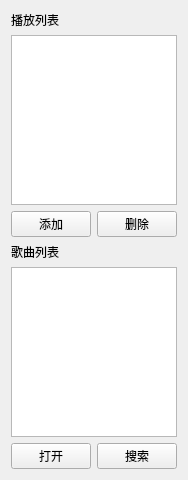
<?xml version="1.0" encoding="UTF-8"?>
<ui version="4.0">
 <class>PlaylistView</class>
 <widget class="QWidget" name="PlaylistView">
  <property name="geometry">
   <rect>
    <x>0</x>
    <y>0</y>
    <width>170</width>
    <height>480</height>
   </rect>
  </property>
  <property name="windowTitle">
   <string>Form</string>
  </property>
  <layout class="QVBoxLayout" name="verticalLayout">
   <item>
    <widget class="QLabel" name="playlistLabel">
     <property name="text">
      <string>播放列表</string>
     </property>
    </widget>
   </item>
   <item>
    <widget class="QListView" name="playlistView">
     <property name="editTriggers">
      <set>QAbstractItemView::EditKeyPressed</set>
     </property>
    </widget>
   </item>
   <item>
    <layout class="QHBoxLayout" name="horizontalLayout">
     <item>
      <widget class="QPushButton" name="addPlaylistButton">
       <property name="text">
        <string>添加</string>
       </property>
      </widget>
     </item>
     <item>
      <widget class="QPushButton" name="deletePlaylistButton">
       <property name="text">
        <string>删除</string>
       </property>
      </widget>
     </item>
    </layout>
   </item>
   <item>
    <widget class="QLabel" name="songsLabel">
     <property name="text">
      <string>歌曲列表</string>
     </property>
    </widget>
   </item>
   <item>
    <widget class="QListView" name="songListView">
     <property name="editTriggers">
      <set>QAbstractItemView::NoEditTriggers</set>
     </property>
    </widget>
   </item>
   <item>
    <layout class="QHBoxLayout" name="horizontalLayout_2">
     <item>
      <widget class="QPushButton" name="openDirButton">
       <property name="text">
        <string>打开</string>
       </property>
      </widget>
     </item>
     <item>
      <widget class="QPushButton" name="searchButton">
       <property name="text">
        <string>搜索</string>
       </property>
      </widget>
     </item>
    </layout>
   </item>
  </layout>
 </widget>
 <resources/>
 <connections/>
</ui>
